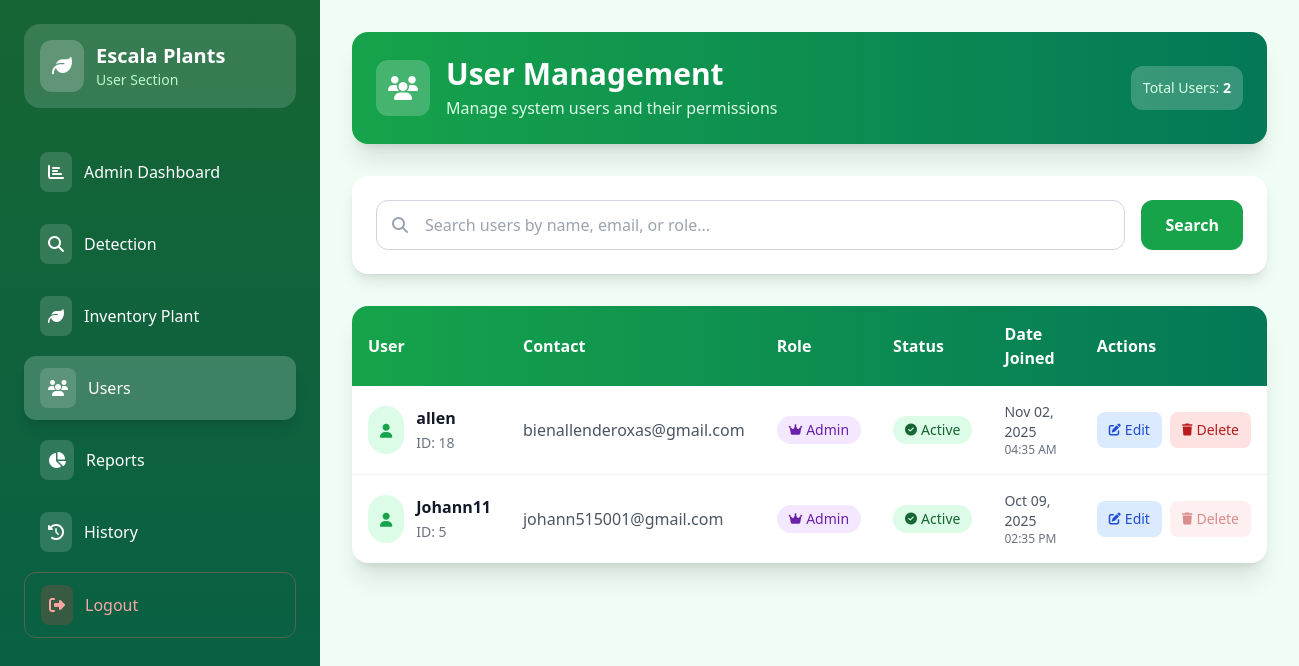
Before: /users/ (signed in) with the older database file.
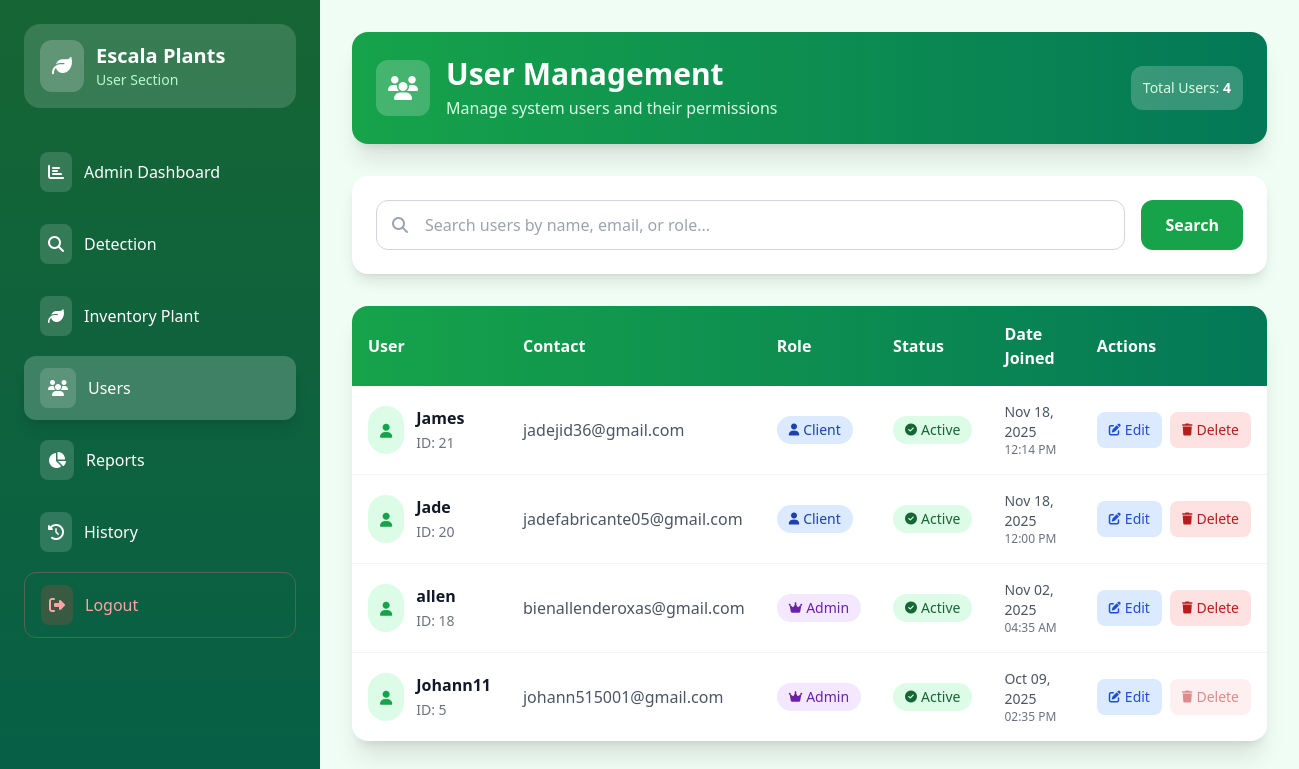
After: the same page with the newer database file.
### dashboard/models.py (models this page shows)
class CustomUser(AbstractUser):
    ROLE_CHOICES = (
        ('admin', 'Admin'),
        ('client', 'Client'),
    )
    email = models.EmailField(unique=True)  # Make email required and unique
    role = models.CharField(max_length=10, choices=ROLE_CHOICES, default='client')
    USERNAME_FIELD = 'email'  # Use email for authentication
    REQUIRED_FIELDS = ['username']  # Keep username but not required for login

### dashboard/views.py (the view, shortened to what this page needs)
# urls.py: path('users/', user_list, name='user_list'),
@login_required
def user_list(request):
    if request.user.role != "admin":
        return redirect('home')
    users = CustomUser.objects.all().order_by('-date_joined')
    search_query = request.GET.get('search', '')
    if search_query:
        users = users.filter(
            Q(username__icontains=search_query) |
            Q(email__icontains=search_query) |
            Q(role__icontains=search_query)
        )
    return render(request, "dashboard/user_list.html", {
        "users": users,
        "search_query": search_query
    })

### dashboard/templates/dashboard/user_list.html (shortened to what this page needs)
{% load static %}
<!DOCTYPE html>
<html lang="en">
<head>
    <script src="https://cdn.tailwindcss.com"></script>
    <link rel="stylesheet" href="https://cdnjs.cloudflare.com/ajax/libs/font-awesome/6.4.0/css/all.min.css">
</head>
<body>
    <div class="flex">
        <div class="sidebar hidden lg:block">
            <div class="p-6">
                <div class="bg-white bg-opacity-15 rounded-2xl p-4 mb-8">
                    <div class="flex items-center space-x-3">
                        <div class="bg-white bg-opacity-20 p-3 rounded-xl">
                            <i class="fas fa-leaf text-white text-xl"></i>
                        </div>
                        <div>
                            <h1 class="text-xl font-bold">Escala Plants</h1>
                            <p class="text-green-200 text-sm">User Section</p>
                        </div>
                    </div>
                </div>
                <nav class="space-y-2">
                    <a href="{% url 'admin_dashboard' %}" class="flex items-center py-3 px-4 rounded-xl transition-all duration-200 hover:bg-white hover:bg-opacity-10">
                        <div class="bg-white bg-opacity-15 p-2 rounded-lg mr-3">
                            <i class="fas fa-chart-bar text-white"></i>
                        </div>
                        <span class="font-medium">Admin Dashboard</span>
                    </a>
                    <a href="{% url 'detector' %}" class="flex items-center py-3 px-4 rounded-xl transition-all duration-200 hover:bg-white hover:bg-opacity-10">
                        <div class="bg-white bg-opacity-15 p-2 rounded-lg mr-3">
                            <i class="fas fa-search text-white"></i>
                        </div>
                        <span class="font-medium">Detection</span>
                    </a>
                    <a href="{% url 'inventory' %}" class="flex items-center py-3 px-4 rounded-xl transition-all duration-200 hover:bg-white hover:bg-opacity-10">
                        <div class="bg-white bg-opacity-15 p-2 rounded-lg mr-3">
                            <i class="fas fa-leaf text-white"></i>
                        </div>
                        <span class="font-medium">Inventory Plant</span>
                    </a>
                    <a href="{% url 'user_list' %}" class="flex items-center py-3 px-4 rounded-xl bg-white bg-opacity-20 shadow-lg">
                        <div class="bg-white bg-opacity-15 p-2 rounded-lg mr-3">
                            <i class="fas fa-users text-white"></i>
                        </div>
                        <span class="font-medium">Users</span>
                    </a>
                    <a href="{% url 'reports' %}" class="flex items-center py-3 px-4 rounded-xl transition-all duration-200 hover:bg-white hover:bg-opacity-10">
                        <div class="bg-white bg-opacity-15 p-2 rounded-lg mr-3">
                            <i class="fas fa-chart-pie text-white"></i>
                        </div>
                        <span class="font-medium">Reports</span>
                    </a>
                    <a href="{% url 'history' %}" class="flex items-center py-3 px-4 rounded-xl transition-all duration-200 hover:bg-white hover:bg-opacity-10">
                        <div class="bg-white bg-opacity-15 p-2 rounded-lg mr-3">
                            <i class="fas fa-history text-white"></i>
                        </div>
                        <span class="font-medium">History</span>
                    </a>
                    <a href="{% url 'logout' %}" class="flex items-center py-3 px-4 rounded-xl transition-all duration-200 hover:bg-red-600 hover:bg-opacity-20 border border-red-400 border-opacity-30">
                        <div class="bg-red-500 bg-opacity-20 p-2 rounded-lg mr-3">
                            <i class="fas fa-sign-out-alt text-red-300"></i>
                        </div>
                        <span class="font-medium text-red-300">Logout</span>
                    </a>
                </nav>
            </div>
        </div>
        <main class="main-content flex-1">
            <div class="bg-gradient-to-r from-green-600 to-emerald-700 text-white p-6 rounded-2xl shadow-xl mb-8">
                <div class="flex flex-col lg:flex-row lg:items-center lg:justify-between">
                    <div class="flex items-center space-x-4 mb-4 lg:mb-0">
                        <div class="bg-white bg-opacity-20 p-3 rounded-xl">
                            <i class="fas fa-users text-white text-2xl"></i>
                        </div>
                        <div>
                            <h2 class="text-2xl lg:text-3xl font-bold">User Management</h2>
                            <p class="text-green-100 mt-1">Manage system users and their permissions</p>
                        </div>
                    </div>
                    <div class="bg-white bg-opacity-20 rounded-xl p-3">
                        <p class="text-green-100 text-sm">Total Users: <span class="font-bold text-white">{{ users|length }}</span></p>
                    </div>
                </div>
            </div>
            <div class="bg-white rounded-2xl shadow-lg p-6 mb-8">
                <form method="GET" class="flex flex-col lg:flex-row gap-4">
                    <div class="flex-1 relative">
                        <input
                            type="text"
                            name="search"
                            value="{{ search_query }}"
                            placeholder="Search users by name, email, or role..."
                            class="w-full px-4 py-3 pl-12 border border-gray-300 rounded-xl focus:ring-2 focus:ring-green-500 focus:border-transparent"
                        >
                        <i class="fas fa-search absolute left-4 top-1/2 transform -translate-y-1/2 text-gray-400"></i>
                    </div>
                    <button type="submit" class="bg-green-600 text-white px-6 py-3 rounded-xl hover:bg-green-700 transition-colors font-semibold">
                        Search
                    </button>
                </form>
            </div>
            <div class="bg-white rounded-2xl shadow-xl overflow-hidden">
                <div class="overflow-x-auto">
                    <table class="min-w-full">
                        <thead>
                            <tr class="bg-gradient-to-r from-green-600 to-emerald-700 text-white">
                                <th class="p-4 text-left font-semibold">User</th>
                                <th class="p-4 text-left font-semibold">Contact</th>
                                <th class="p-4 text-left font-semibold">Role</th>
                                <th class="p-4 text-left font-semibold">Status</th>
                                <th class="p-4 text-left font-semibold">Date Joined</th>
                                <th class="p-4 text-left font-semibold">Actions</th>
                            </tr>
                        </thead>
                        <tbody class="divide-y divide-gray-100">
                            {% for user in users %}
                            <tr class="hover:bg-green-50 transition-colors duration-200 user-row">
                                <td class="p-4">
                                    <div class="flex items-center space-x-3">
                                        <div class="bg-green-100 p-3 rounded-full">
                                            <i class="fas fa-user text-green-600 text-sm"></i>
                                        </div>
                                        <div>
                                            <span class="font-semibold text-gray-900 block">{{ user.username }}</span>
                                            <span class="text-gray-500 text-sm">ID: {{ user.id }}</span>
                                        </div>
                                    </div>
                                </td>
                                <td class="p-4">
                                    <div class="text-gray-600">
                                        <div class="font-medium">{{ user.email }}</div>
                                    </div>
                                </td>
                                <td class="p-4">
                                    {% if user.role == 'admin' %}
                                        <span class="inline-flex items-center px-3 py-1 rounded-full text-sm font-medium bg-purple-100 text-purple-800">
                                            <i class="fas fa-crown mr-1 text-xs"></i>
                                            {{ user.role|title }}
                                        </span>
                                    {% else %}
                                        <span class="inline-flex items-center px-3 py-1 rounded-full text-sm font-medium bg-blue-100 text-blue-800">
                                            <i class="fas fa-user mr-1 text-xs"></i>
                                            {{ user.role|title }}
                                        </span>
                                    {% endif %}
                                </td>
                                <td class="p-4">
                                    {% if user.is_active %}
                                        <span class="inline-flex items-center px-3 py-1 rounded-full text-sm font-medium bg-green-100 text-green-800">
                                            <i class="fas fa-check-circle mr-1 text-xs"></i>
                                            Active
                                        </span>
                                    {% else %}
                                        <span class="inline-flex items-center px-3 py-1 rounded-full text-sm font-medium bg-red-100 text-red-800">
                                            <i class="fas fa-times-circle mr-1 text-xs"></i>
                                            Inactive
                                        </span>
                                    {% endif %}
                                </td>
                                <td class="p-4 text-gray-600">
                                    <div class="text-sm">{{ user.date_joined|date:"M d, Y" }}</div>
                                    <div class="text-xs text-gray-500">{{ user.date_joined|date:"h:i A" }}</div>
                                </td>
                                <td class="p-4">
                                    <div class="flex space-x-2">
                                        <a href="{% url 'update_user' user.id %}"
                                           class="inline-flex items-center px-3 py-2 rounded-lg text-sm font-medium bg-blue-100 text-blue-700 hover:bg-blue-200 transition-colors duration-200"
                                           title="Edit User">
                                            <i class="fas fa-edit mr-1 text-xs"></i>
                                            Edit
                                        </a>
                                        <form method="POST" class="inline-block" onsubmit="return confirmDelete('{{ user.username }}');">
                                            <button type="submit"
                                                    class="inline-flex items-center px-3 py-2 rounded-lg text-sm font-medium bg-red-100 text-red-700 hover:bg-red-200 transition-colors duration-200 {% if user.id == request.user.id %}opacity-50 cursor-not-allowed{% endif %}"
                                                    {% if user.id == request.user.id %}disabled title="Cannot delete your own account"{% else %}title="Delete User"{% endif %}>
                                                <i class="fas fa-trash mr-1 text-xs"></i>
                                                Delete
                                            </button>
                                        </form>
                                    </div>
                                </td>
                            </tr>
                            {% endfor %}
                        </tbody>
                    </table>
                </div>
            </div>
        </main>
    </div>
</body>
</html>

### dashboard/templates/dashboard/user_list.html (style rules this page uses)
body { background: #f0fdf4; margin: 0; padding: 0; font-family: system-ui, -apple-system, sans-serif; overflow-x: hidden; }
.sidebar { background: linear-gradient(to bottom, #166534, #065f46); color: white; width: 320px; min-height: 100vh; position: fixed; left: 0; top: 0; overflow-y: auto; z-index: 1000; transition: transform 0.3s ease; }
.main-content { margin-left: 320px; min-height: 100vh; padding: 2rem; background: #f0fdf4; transition: margin-left 0.3s ease; }

Changed rows visible on the page:
added CustomUser: username "James", id "21", email "jadejid36@gmail.com", role "Client", is_active True (drawn), date_joined "Nov 18, 2025", date_joined "12:14 PM"
added CustomUser: username "Jade", id "20", email "jadefabricante05@gmail.com", role "Client", is_active True (drawn), date_joined "Nov 18, 2025", date_joined "12:00 PM"
Other visible differences:
{{ users|length }}: "2" → "4"
